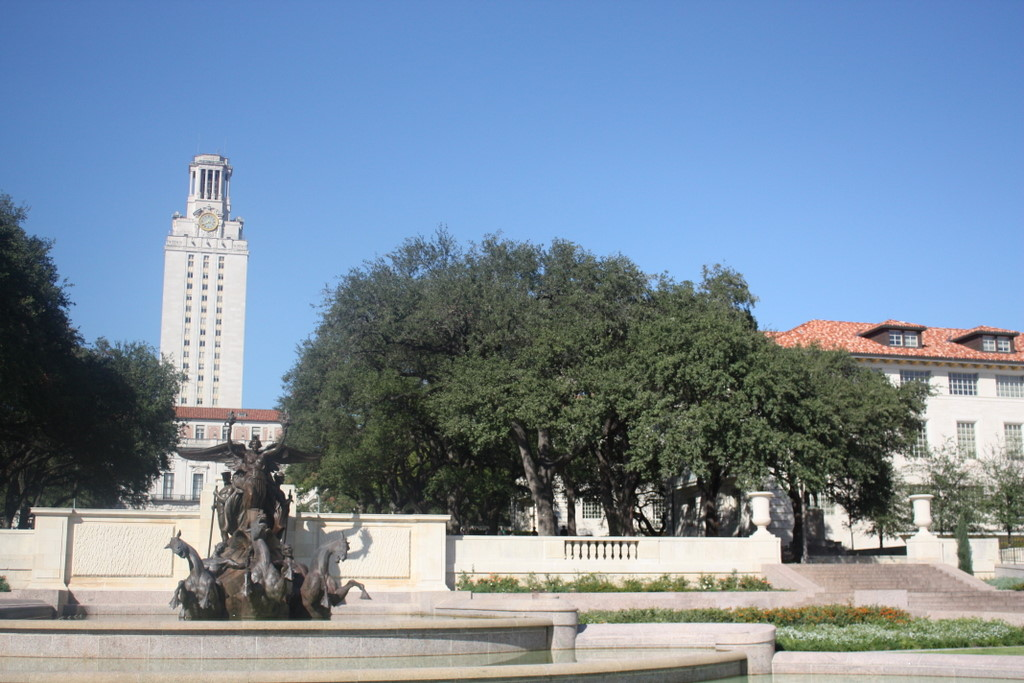
#> input picture hw3/data/uttower_left.jpg, 1024 x 683 px
$ python opencv.py
#> lines starting #> are read from the running program, lines starting #| are printed output that depends on the picture
import cv2
import numpy as np


def load_images(image_path1, image_path2):
    image1 = cv2.imread("data/uttower_left.jpg")
    image2 = cv2.imread("data/uttower_left.jpg")
    return image1, image2


def detect_and_match_features(image1, image2):
    sift = cv2.SIFT_create()

    keypoints1, descriptors1 = sift.detectAndCompute(image1, None)
    keypoints2, descriptors2 = sift.detectAndCompute(image2, None)

    matcher = cv2.BFMatcher()
    matches = matcher.knnMatch(descriptors1, descriptors2, k=2)

    good_matches = [m for m, n in matches if m.distance < 0.75 * n.distance]

    points1 = np.float32([keypoints1[m.queryIdx].pt for m in good_matches]).reshape(
        -1, 1, 2
    )
    points2 = np.float32([keypoints2[m.trainIdx].pt for m in good_matches]).reshape(
        -1, 1, 2
    )

    return points1, points2


def estimate_transformation(points1, points2):
    affine_matrix, _ = cv2.estimateAffinePartial2D(points1, points2)
    return affine_matrix


def warp_image(image, affine_matrix):
    transformed_image = cv2.warpAffine(
        image, affine_matrix, (image.shape[1], image.shape[0])
    )
    return transformed_image


def stitch_images(image1, image2):
    height, width = image2.shape[:2]
    canvas = np.zeros((height, width * 2, 3), dtype=np.uint8)

    canvas[:height, :width] = image1
    canvas[:height, width : width * 2] = image2

    return canvas


def main():
    image1, image2 = load_images("path_to_first_image.jpg", "path_to_second_image.jpg")
#> in load_images, image1 is the input picture: shape (683, 1024, 3); mean B, G, R 159, 140, 121.7

    points1, points2 = detect_and_match_features(image1, image2)
#> in detect_and_match_features, `keypoints1, descriptors1 = sift.detectAndCompute(image1, None)`: keypoints1 = 5314 keypoints; strongest (x, y, size): (620, 556, 2.4), (612, 556, 2.2), (698, 499, 3.5), (534, 528, 1.9)
#> in detect_and_match_features, `keypoints2, descriptors2 = sift.detectAndCompute(image2, None)`: keypoints2 has the same summary as keypoints1
#> in detect_and_match_features, `matches = matcher.knnMatch(descriptors1, descriptors2, k=2)`: matches = 5314 matches

    affine_matrix = estimate_transformation(points1, points2)
#> in estimate_transformation, `affine_matrix, _ = cv2.estimateAffinePartial2D(points1, points2)`: affine_matrix = [[1, -1.79e-18, 2.82e-14], [1.79e-18, 1, 2.4e-14]]
#> affine_matrix = [[1, -1.79e-18, 2.82e-14], [1.79e-18, 1, 2.4e-14]]

    transformed_image = warp_image(image1, affine_matrix)

    stitched_image = stitch_images(transformed_image, image2)
#> in stitch_images, `canvas[:height, :width] = image1`:
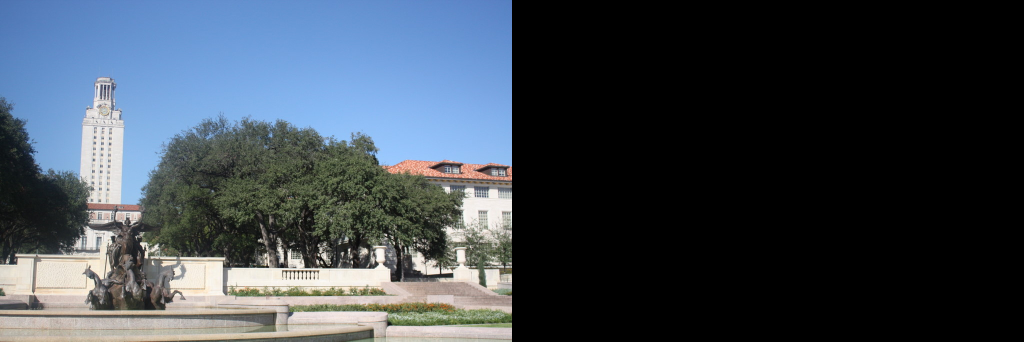
#> canvas: shape (683, 2048, 3) (shown at 1/2 size); mean B, G, R 79.5, 70, 60.9
#> in stitch_images, `canvas[:height, width : width * 2] = image2`:
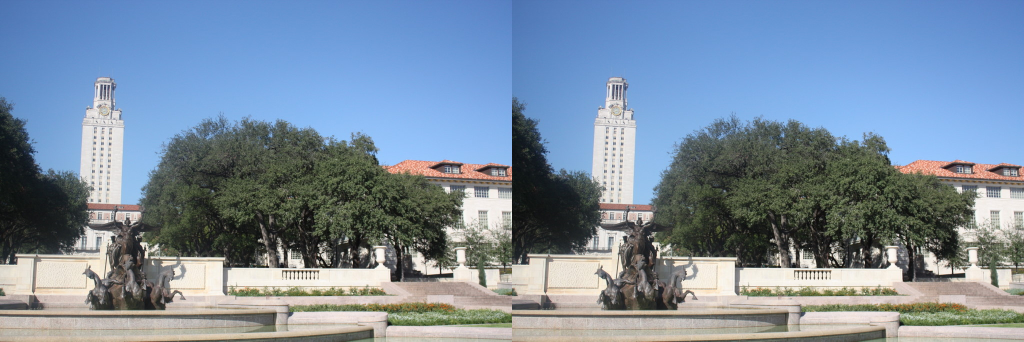
#> canvas: shape (683, 2048, 3) (shown at 1/2 size); mean B, G, R 159, 140, 121.7

    cv2.imwrite("stitched_image.jpg", stitched_image)


if __name__ == "__main__":
    main()

$ run again, with hw3/data/uttower_right.jpg copied over hw3/data/uttower_left.jpg
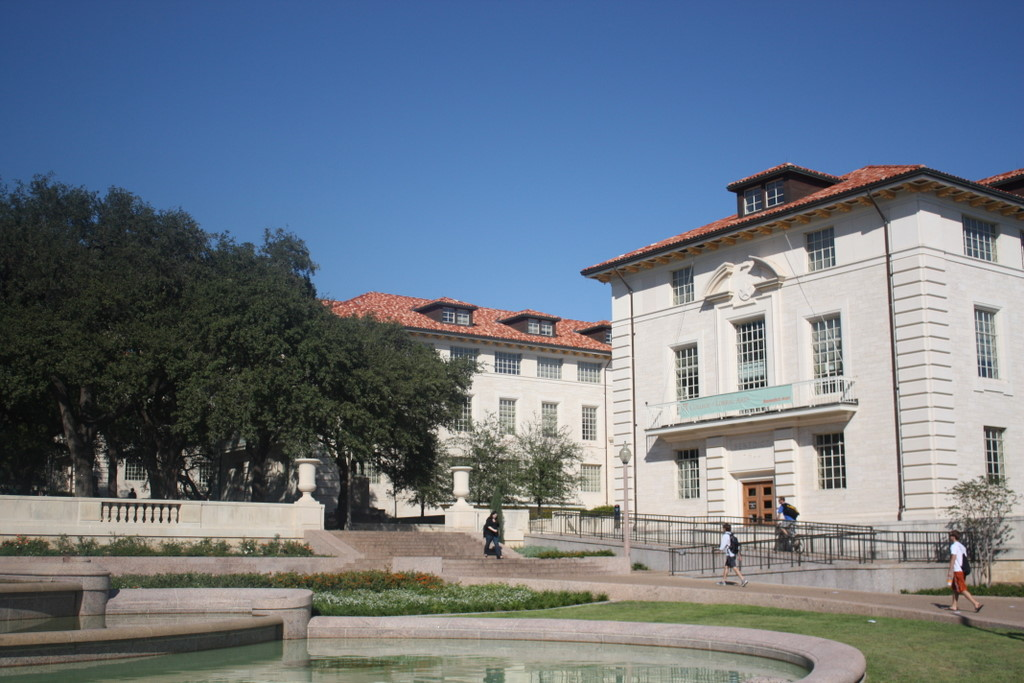
#> input picture hw3/data/uttower_right.jpg, 1024 x 683 px
#> in load_images, image1 is the input picture: shape (683, 1024, 3); mean B, G, R 132, 118.9, 107.7
#> keypoints1 = 4195 keypoints; strongest (x, y, size): (958, 550, 9.6), (490, 527, 2), (376, 451, 1.8), (440, 520, 6.8)
#> keypoints2 has the same summary as keypoints1
#> matches = 4195 matches
#> in estimate_transformation, `affine_matrix, _ = cv2.estimateAffinePartial2D(points1, points2)`: affine_matrix = [[1, 0, 0], [0, 1, 0]]
#> in stitch_images, `canvas[:height, :width] = image1`:
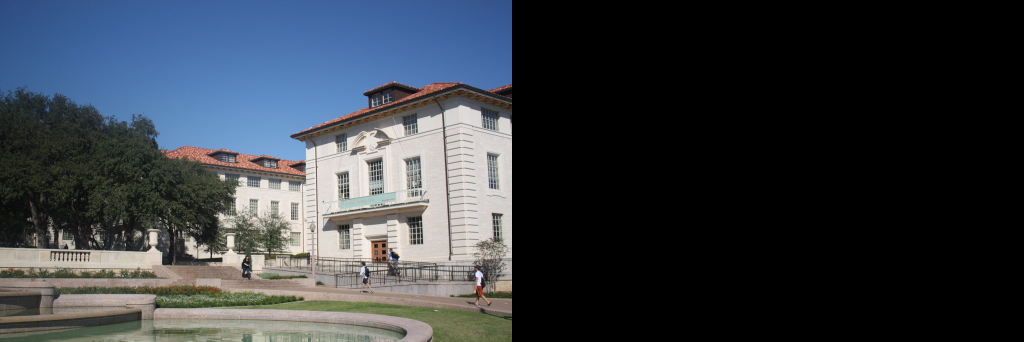
#> canvas: shape (683, 2048, 3) (shown at 1/2 size); mean B, G, R 66, 59.4, 53.8
#> in stitch_images, `canvas[:height, width : width * 2] = image2`:
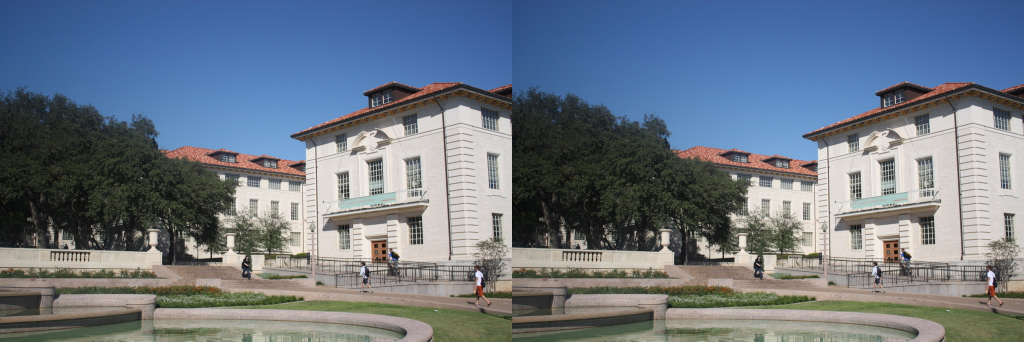
#> canvas: shape (683, 2048, 3) (shown at 1/2 size); mean B, G, R 132, 118.9, 107.7
